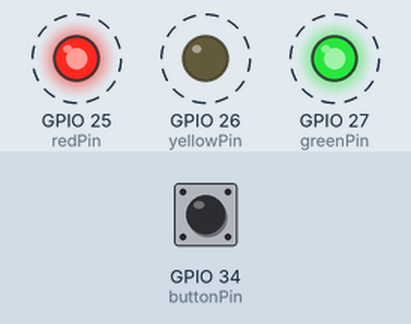
Bench run of a sketch on a simulated ESP32. Parts: output pins drawn as LEDs (lit = HIGH). Dashed ring = blinking. The inputs (shaded band) are chosen by the test bench; at power-on: GPIO 34 (buttonPin) HIGH.

Above: at 5.8 s.
5.9 s: GPIO 34 (buttonPin) pulled LOW for 2.85 s
At 6.8 s:
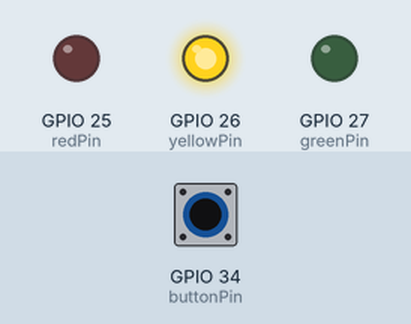
At 8.2 s:
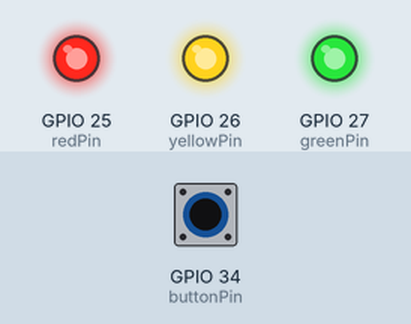
Timing chart, 0 to 17.9 s (numbered marks = the images above; inputs shaded):
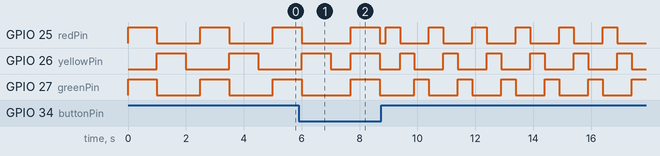

The sketch:

led_pattern.ino
```cpp
/*
    Acest program controleaza trei LED-uri (rosu, galben, verde) si un buton.
    Apasarea butonului schimba modelul de iluminare al LED-urilor.

    Pinout:
        - Buton: pinul 34
        - LED rosu: pinul 25
        - LED galben: pinul 26
        - LED verde: pinul 27
*/

// Definirea pinilor pentru buton și LED-uri
int buttonPin = 34;                            // Pinul la care este conectat butonul

int redPin    = 25;                            // Pinul la care este conectat LED-ul rosu
int yellowPin = 26;                            // Pinul la care este conectat LED-ul galben
int greenPin  = 27;                            // Pinul la care este conectat LED-ul verde

int currentPattern = 0;                        // Variabila pentru a tine evidenta modelului curent

// Functie pentru schimbarea modelului de iluminare
void change_pattern() {
    currentPattern = (currentPattern + 1) % 3; // Incrementam currentPattern si revenim la 0 dupa ce ajungem la 2
}

// Functia setup() este apelata o singura data la pornirea programului
void setup(){
    pinMode(buttonPin, INPUT_PULLUP);          // Seteaza pinul butonului ca intrare

    pinMode(redPin, OUTPUT);                   // Seteaza pinul LED-ului rosu ca iesire
    pinMode(yellowPin, OUTPUT);                // Seteaza pinul LED-ului galben ca iesire
    pinMode(greenPin, OUTPUT);                 // Seteaza pinul LED-ului verde ca iesire
}

// Functia loop() este apelata in mod repetat dupa ce setup() s-a executat
void loop(){
    if(digitalRead(buttonPin) == LOW) { // LOW când este apăsat
        change_pattern();
        delay(200); // Debounce pentru a preveni multiple schimbari de pattern la o singura apasare
    }

    // Alege modelul de iluminare in functie de valoarea lui currentPattern
    switch (currentPattern)
    {
    case 0:
        digitalWrite(redPin, HIGH);            // LED rosu aprins
        digitalWrite(yellowPin, LOW);          // LED galben stins
        digitalWrite(greenPin, HIGH);          // LED verde stins
        delay(1000);                           // Asteapta 1 secunda
        digitalWrite(redPin, LOW);             // LED rosu stins
        digitalWrite(yellowPin, HIGH);         // LED galben aprins
        digitalWrite(greenPin, LOW);           // LED verde stins
        delay(1000);                           // Asteapta 1 secunda
        digitalWrite(redPin, LOW);             // LED rosu stins
        digitalWrite(yellowPin, LOW);          // LED galben stins
        digitalWrite(greenPin, LOW);           // LED verde aprins
        delay(500);                            // Asteapta 0.5 secunda
        break;
    case 1:
        digitalWrite(redPin, HIGH);            // LED rosu aprins
        digitalWrite(yellowPin, HIGH);         // LED galben aprins
        digitalWrite(greenPin, HIGH);          // LED verde aprins
        delay(1000);                           // Asteapta 1 secunda
        digitalWrite(redPin, LOW);             // LED rosu stins
        digitalWrite(yellowPin, LOW);          // LED galben stins
        digitalWrite(greenPin, LOW);           // LED verde stins
        break;
    case 2:
        digitalWrite(redPin, HIGH);            // LED rosu aprins
        digitalWrite(yellowPin, LOW);          // LED galben stins
        digitalWrite(greenPin, LOW);           // LED verde stins
        delay(500);                            // Asteapta 0.5 secunda
        digitalWrite(redPin, LOW);             // LED rosu stins
        digitalWrite(yellowPin, HIGH);         // LED galben aprins
        digitalWrite(greenPin, LOW);           // LED verde stins
        delay(500);                            // Asteapta 0.5 secunda
        digitalWrite(redPin, LOW);             // LED rosu stins
        digitalWrite(yellowPin, LOW);          // LED galben stins
        digitalWrite(greenPin, HIGH);          // LED verde aprins
        delay(500);                            // Asteapta 0.5 secunda
        break;
    default:
        break;
    }
}
```
